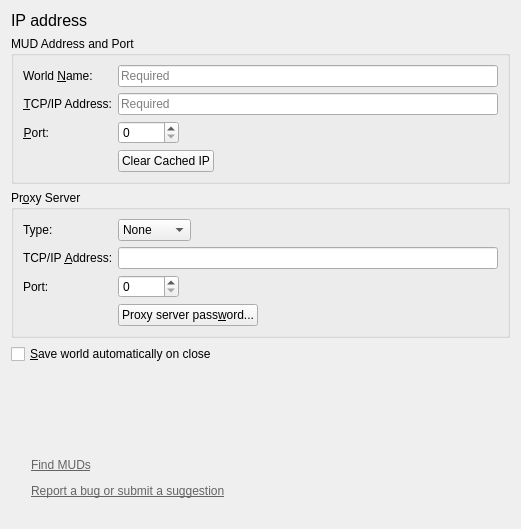
<?xml version="1.0" encoding="UTF-8"?>
<ui version="4.0">
 <class>PrefsAddress</class>
 <widget class="QWidget" name="PrefsAddress">
  <property name="geometry">
   <rect>
    <x>0</x>
    <y>0</y>
    <width>521</width>
    <height>529</height>
   </rect>
  </property>
  <property name="windowTitle">
   <string>IP Address</string>
  </property>
  <layout class="QVBoxLayout" name="_2">
   <item>
    <widget class="QLabel" name="label_title">
     <property name="sizePolicy">
      <sizepolicy hsizetype="Preferred" vsizetype="Fixed">
       <horstretch>0</horstretch>
       <verstretch>0</verstretch>
      </sizepolicy>
     </property>
     <property name="font">
      <font>
       <pointsize>12</pointsize>
      </font>
     </property>
     <property name="text">
      <string>IP address</string>
     </property>
    </widget>
   </item>
   <item>
    <widget class="QGroupBox" name="_mud">
     <property name="sizePolicy">
      <sizepolicy hsizetype="Preferred" vsizetype="Preferred">
       <horstretch>4</horstretch>
       <verstretch>0</verstretch>
      </sizepolicy>
     </property>
     <property name="title">
      <string>MUD Address and Port</string>
     </property>
     <layout class="QFormLayout" name="formLayout">
      <item row="0" column="0">
       <widget class="QLabel" name="label_name">
        <property name="text">
         <string>World &amp;Name:</string>
        </property>
        <property name="buddy">
         <cstring>name</cstring>
        </property>
       </widget>
      </item>
      <item row="0" column="1">
       <widget class="QLineEdit" name="name">
        <property name="placeholderText">
         <string>Required</string>
        </property>
       </widget>
      </item>
      <item row="1" column="0">
       <widget class="QLabel" name="label_site">
        <property name="text">
         <string>&amp;TCP/IP Address:</string>
        </property>
        <property name="alignment">
         <set>Qt::AlignRight|Qt::AlignTrailing|Qt::AlignVCenter</set>
        </property>
        <property name="buddy">
         <cstring>site</cstring>
        </property>
       </widget>
      </item>
      <item row="1" column="1">
       <widget class="QLineEdit" name="site">
        <property name="sizePolicy">
         <sizepolicy hsizetype="Expanding" vsizetype="Fixed">
          <horstretch>0</horstretch>
          <verstretch>0</verstretch>
         </sizepolicy>
        </property>
        <property name="placeholderText">
         <string>Required</string>
        </property>
       </widget>
      </item>
      <item row="2" column="0">
       <widget class="QLabel" name="label_port">
        <property name="text">
         <string>&amp;Port:</string>
        </property>
        <property name="alignment">
         <set>Qt::AlignRight|Qt::AlignTrailing|Qt::AlignVCenter</set>
        </property>
        <property name="buddy">
         <cstring>port</cstring>
        </property>
       </widget>
      </item>
      <item row="2" column="1">
       <widget class="QSpinBox" name="port">
        <property name="sizePolicy">
         <sizepolicy hsizetype="Fixed" vsizetype="Fixed">
          <horstretch>0</horstretch>
          <verstretch>0</verstretch>
         </sizepolicy>
        </property>
        <property name="maximum">
         <number>65535</number>
        </property>
       </widget>
      </item>
      <item row="3" column="1">
       <widget class="QPushButton" name="clear_cached_ip_button">
        <property name="sizePolicy">
         <sizepolicy hsizetype="Fixed" vsizetype="Fixed">
          <horstretch>0</horstretch>
          <verstretch>0</verstretch>
         </sizepolicy>
        </property>
        <property name="text">
         <string>Clear Cached IP</string>
        </property>
       </widget>
      </item>
     </layout>
    </widget>
   </item>
   <item>
    <widget class="QGroupBox" name="_proxy">
     <property name="sizePolicy">
      <sizepolicy hsizetype="Preferred" vsizetype="Preferred">
       <horstretch>3</horstretch>
       <verstretch>0</verstretch>
      </sizepolicy>
     </property>
     <property name="title">
      <string>Pr&amp;oxy Server</string>
     </property>
     <layout class="QFormLayout" name="_4">
      <item row="0" column="0">
       <widget class="QLabel" name="label_proxy_type">
        <property name="text">
         <string>Type:</string>
        </property>
        <property name="buddy">
         <cstring>proxy_type</cstring>
        </property>
       </widget>
      </item>
      <item row="0" column="1">
       <widget class="QComboBox" name="proxy_type">
        <property name="sizePolicy">
         <sizepolicy hsizetype="Fixed" vsizetype="Fixed">
          <horstretch>0</horstretch>
          <verstretch>0</verstretch>
         </sizepolicy>
        </property>
        <item>
         <property name="text">
          <string>None</string>
         </property>
        </item>
        <item>
         <property name="text">
          <string>Socks 4</string>
         </property>
        </item>
        <item>
         <property name="text">
          <string>Socks 5</string>
         </property>
        </item>
       </widget>
      </item>
      <item row="1" column="0">
       <widget class="QLabel" name="label_proxy_server">
        <property name="text">
         <string>TCP/IP &amp;Address:</string>
        </property>
        <property name="buddy">
         <cstring>proxy_server</cstring>
        </property>
       </widget>
      </item>
      <item row="1" column="1">
       <widget class="QLineEdit" name="proxy_server"/>
      </item>
      <item row="2" column="0">
       <widget class="QLabel" name="label_proxy_port">
        <property name="text">
         <string>Port:</string>
        </property>
        <property name="buddy">
         <cstring>proxy_port</cstring>
        </property>
       </widget>
      </item>
      <item row="2" column="1">
       <widget class="QSpinBox" name="proxy_port">
        <property name="sizePolicy">
         <sizepolicy hsizetype="Fixed" vsizetype="Fixed">
          <horstretch>0</horstretch>
          <verstretch>0</verstretch>
         </sizepolicy>
        </property>
        <property name="maximum">
         <number>65535</number>
        </property>
       </widget>
      </item>
      <item row="3" column="1">
       <widget class="QPushButton" name="proxy_password_button">
        <property name="sizePolicy">
         <sizepolicy hsizetype="Fixed" vsizetype="Fixed">
          <horstretch>0</horstretch>
          <verstretch>0</verstretch>
         </sizepolicy>
        </property>
        <property name="text">
         <string>Proxy server pass&amp;word...</string>
        </property>
       </widget>
      </item>
     </layout>
    </widget>
   </item>
   <item>
    <widget class="QCheckBox" name="save_world_automatically">
     <property name="text">
      <string>&amp;Save world automatically on close</string>
     </property>
    </widget>
   </item>
   <item>
    <spacer name="spacer_2">
     <property name="orientation">
      <enum>Qt::Vertical</enum>
     </property>
     <property name="sizeHint" stdset="0">
      <size>
       <width>0</width>
       <height>0</height>
      </size>
     </property>
    </spacer>
   </item>
   <item>
    <widget class="QLabel" name="links">
     <property name="sizePolicy">
      <sizepolicy hsizetype="Preferred" vsizetype="Expanding">
       <horstretch>0</horstretch>
       <verstretch>0</verstretch>
      </sizepolicy>
     </property>
     <property name="text">
      <string>&lt;html&gt;&lt;head/&gt;&lt;body&gt;&lt;p&gt;&lt;a href=&quot;http://www.gammon.com.au/links/muds.htm&quot;&gt;&lt;span style=&quot; text-decoration: underline; color:#646464;&quot;&gt;Find MUDs&lt;/span&gt;&lt;/a&gt;&lt;/p&gt;&lt;p&gt;&lt;a href=&quot;http://www.gammon.com.au/forum/?bbtopic_id=5&quot;&gt;&lt;span style=&quot; text-decoration: underline; color:#646464;&quot;&gt;Report a bug or submit a suggestion&lt;/span&gt;&lt;/a&gt;&lt;/p&gt;&lt;/body&gt;&lt;/html&gt;</string>
     </property>
     <property name="alignment">
      <set>Qt::AlignBottom|Qt::AlignLeading|Qt::AlignLeft</set>
     </property>
     <property name="indent">
      <number>20</number>
     </property>
    </widget>
   </item>
  </layout>
 </widget>
 <resources/>
 <connections/>
</ui>
